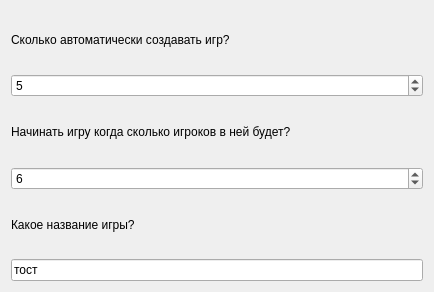
<?xml version="1.0" encoding="UTF-8"?>
<ui version="4.0">
 <class>UIAutohost</class>
 <widget class="QWidget" name="UIAutohost">
  <property name="geometry">
   <rect>
    <x>0</x>
    <y>0</y>
    <width>434</width>
    <height>292</height>
   </rect>
  </property>
  <property name="windowTitle">
   <string>UIAutohost</string>
  </property>
  <layout class="QGridLayout" name="gridLayout">
   <item row="0" column="0">
    <layout class="QVBoxLayout" name="verticalLayout">
     <item>
      <widget class="QLabel" name="label_3">
       <property name="text">
        <string>Сколько автоматически создавать игр?</string>
       </property>
      </widget>
     </item>
     <item>
      <widget class="QSpinBox" name="spinBox">
       <property name="minimum">
        <number>1</number>
       </property>
       <property name="maximum">
        <number>255</number>
       </property>
       <property name="value">
        <number>5</number>
       </property>
      </widget>
     </item>
     <item>
      <widget class="QLabel" name="label">
       <property name="text">
        <string>Начинать игру когда сколько игроков в ней будет?</string>
       </property>
      </widget>
     </item>
     <item>
      <widget class="QSpinBox" name="spinBox_2">
       <property name="minimum">
        <number>1</number>
       </property>
       <property name="maximum">
        <number>255</number>
       </property>
       <property name="value">
        <number>6</number>
       </property>
      </widget>
     </item>
     <item>
      <widget class="QLabel" name="label_2">
       <property name="text">
        <string>Какое название игры?</string>
       </property>
      </widget>
     </item>
     <item>
      <widget class="QLineEdit" name="lineEdit">
       <property name="text">
        <string>тост</string>
       </property>
       <property name="maxLength">
        <number>28</number>
       </property>
      </widget>
     </item>
    </layout>
   </item>
  </layout>
 </widget>
 <layoutdefault spacing="6" margin="11"/>
 <resources/>
 <connections/>
</ui>
